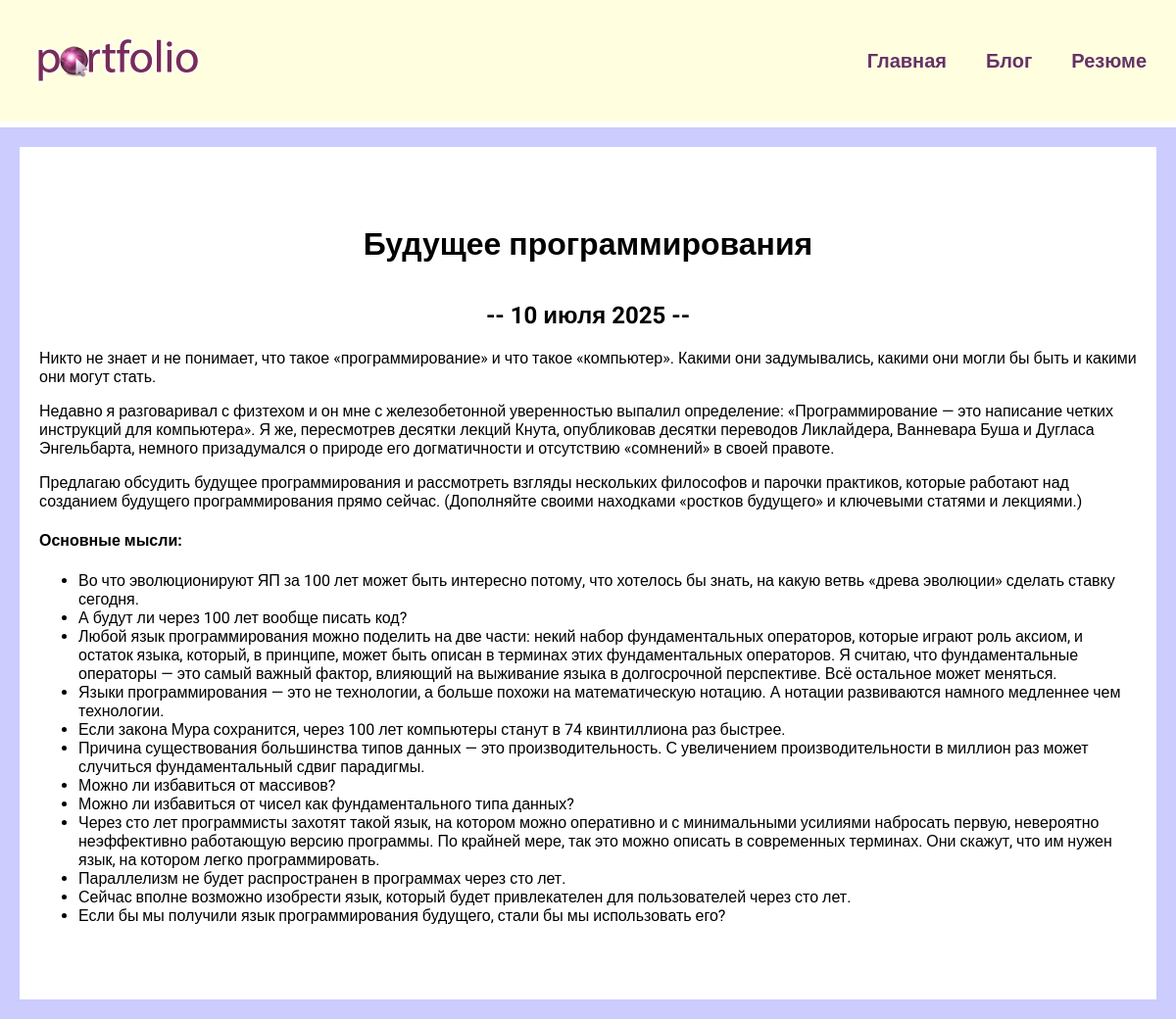
The app's page /blog/2/ with its own data.
### blog/models.py (models this page shows, shortened)
class Blog(models.Model):
    title = models.CharField(max_length=200)
    description = models.TextField()
    date = models.DateField()

### blog/views.py (the view)
# urls.py: path('<int:blog_id>/', views.detail, name="detail"),
def detail(request, blog_id):
    blog = get_object_or_404(Blog, pk=blog_id)
    return render(request, 'blog/details.html', {'blog': blog})

### blog/templates/blog/details.html
{% extends 'skills/base.html' %}
{% block content %}
<div class="detail">
    <h1>{{ blog.title }}</h1>
    <h2>-- {{ blog.date|date:'j E Y' }} --</h2>
    {{ blog.description|safe }}
</div>
{% endblock %}

### skills/static/css/style.css (style rules this page uses)
body { font-family: "Roboto", sans-serif; background: #CCCCFF; padding: 0; margin: 0; }
h1 { text-align: center; margin: 60px 0 40px; }
h2 { text-align: center; margin: 20px 0; }
.detail { background: #FFF; padding: 20px 20px 60px; box-sizing: border-box; }

### records on screen
Blog: title "Будущее программирования", date "10 июля 2025", description "Никто не знает и не понимает, что такое «программирование» и что такое «компьютер». Какими они задумывались, какими они могли бы быть и какими они могут стать. Недавно я разговаривал с физтехом и он мне с железобетонной уверенностью выпалил определение: «Программирование — это написание четких инструкций для компьютера». Я же, пересмотрев десятки лекций Кнута, опубликовав десятки переводов Ликлайдера, Ванневара Буша и Дугласа Энгельбарта, немного призадумался о природе его догматичности и отсутствию «сомнений» в своей правоте. Предлагаю обсудить будущее программирования и рассмотреть взгляды нескольких философов и парочки практиков, которые работают над созданием будущего программирования…"
